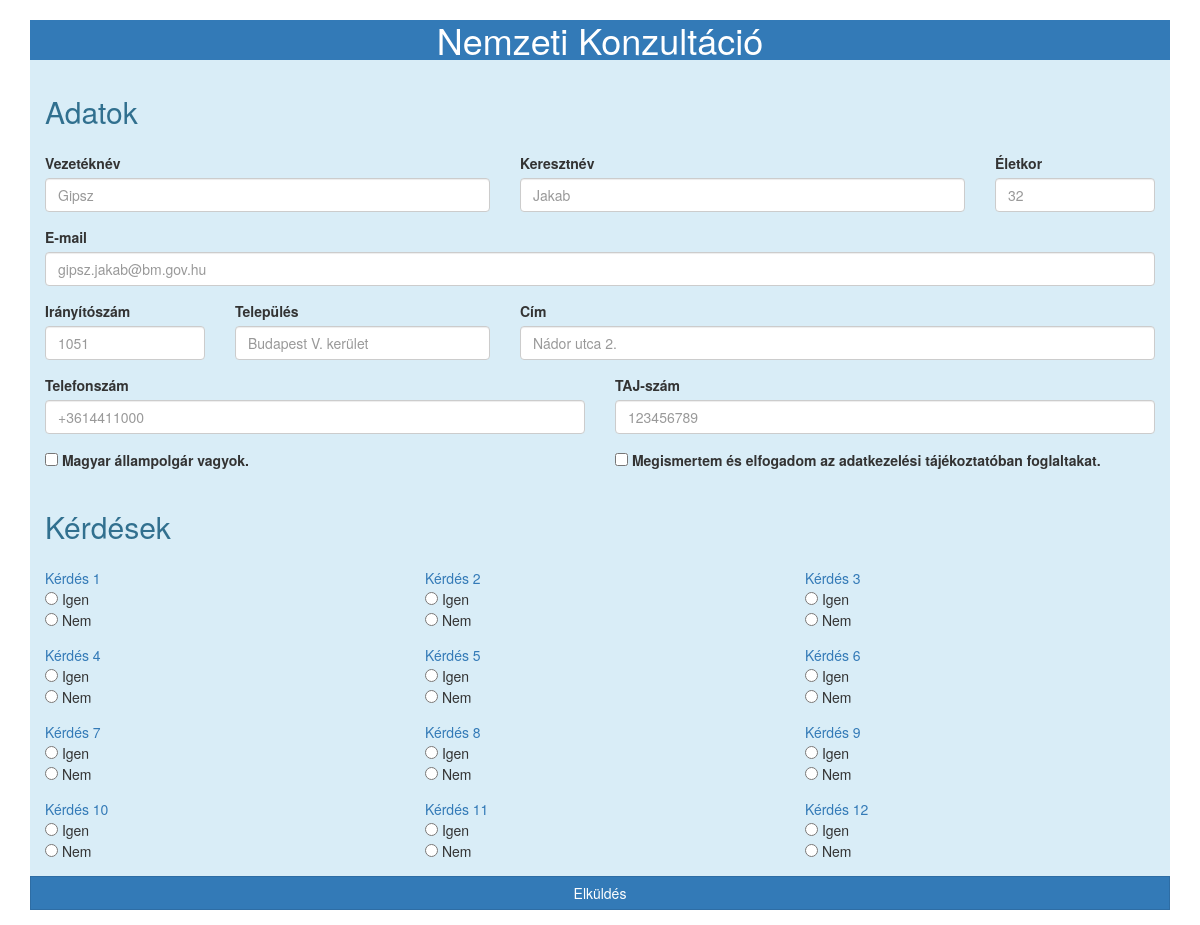
The page / on the database its author committed.
### app/models.py (models this page shows)
class Question(db.Model):
    id = db.Column(db.Integer, primary_key=True)
    label = db.Column(db.String(128))
    answers = db.relationship('Answer', foreign_keys='Answer.qid', backref='question', lazy='dynamic')

### app/routes.py (the view, shortened to what this page needs)
@app.route('/', methods=['GET', 'POST'])
def index():
    form = ConsultationForm()
    questions = Question.query.all()
    return render_template('index.html', form=form, questions=questions)

### app/forms.py (shortened to what this page needs)
class ConsultationForm(FlaskForm):
    lastname = StringField('Vezetéknév', validators=[DataRequired(), Regexp('^[A-Z][a-z]*$'), Length(min=1, max=64)])
    firstname = StringField('Keresztnév', validators=[DataRequired(), Regexp('^[A-Z][a-z]*$'), Length(min=1, max=64)])
    age = IntegerField('Életkor', validators=[NumberRange(min=18), InputRequired()])
    email = StringField('E-mail', validators=[DataRequired(), Length(min=5, max=320), Email()])
    postcode = StringField('Irányítószám', validators=[InputRequired(), Length(min=4, max=4)])
    city = StringField('Település', validators=[DataRequired(), Length(min=1, max=128)])
    address = StringField('Cím', validators=[DataRequired(), Length(min=1, max=256)])
    phone = StringField('Telefonszám', validators=[DataRequired()])
    ssn = StringField('TAJ-szám', validators=[InputRequired(), Length(min=9, max=9)])
    submit = SubmitField('Elküldés')

### app/templates/index.html (shortened to what this page needs)
{% extends 'base.html' %}
{% from '_formhelpers.html' import render_errors %}
{% block app_content %}
    <form method="POST" action="" class="bg-info">
        <div class="form-row">
            <div class="form-group col">
                <h1 class="text-primary text-center bg-primary border border-primary">Nemzeti Konzultáció</h1>
            </div>
            <div class="form-group col-md-12">
                <h2 class="text-info">Adatok</h2>
            </div>
            <div class="form-group col-md-5">{{ form.lastname.label }} {{ form.lastname(class='form-control', placeholder='Gipsz') }} {{ render_errors(form.lastname.errors) }}</div>
            <div class="form-group col-md-5">{{ form.firstname.label }} {{ form.firstname(class='form-control', placeholder='Jakab') }} {{ render_errors(form.firstname.errors) }}</div>
            <div class="form-group col-md-2">{{ form.age.label }} {{ form.age(class='form-control', placeholder='32') }} {{ render_errors(form.age.errors) }}</div>
            <div class="form-group col-md-12">{{ form.email.label }} {{ form.email(class='form-control', placeholder='gipsz.jakab@bm.gov.hu') }} {{ render_errors(form.email.errors) }}</div>
            <div class="form-group col-md-2">{{ form.postcode.label }} {{ form.postcode(class='form-control', placeholder='1051') }} {{ render_errors(form.postcode.errors) }}</div>
            <div class="form-group col-md-3">{{ form.city.label }} {{ form.city(class='form-control', placeholder='Budapest V. kerület') }} {{ render_errors(form.city.errors) }}</div>
            <div class="form-group col-md-7">{{ form.address.label }} {{ form.address(class='form-control', placeholder='Nádor utca 2.') }} {{ render_errors(form.address.errors) }}</div>
            <div class="form-group col-md-6">{{ form.phone.label }} {{ form.phone(class='form-control', placeholder='+3614411000') }} {{ render_errors(form.phone.errors) }}</div>
            <div class="form-group col-md-6">{{ form.ssn.label }} {{ form.ssn(class='form-control', placeholder='123456789') }} {{ render_errors(form.ssn.errors) }}</div>
            <div class="form-group form-check col-md-6">
                <input type="checkbox" class="form-check-input" name="citizenship" id="citizenship" required>
                <label class="form-check-label" for="citizenship">Magyar állampolgár vagyok.</label>
            </div>
            <div class="form-group form-check col-md-6">
                <input type="checkbox" class="form-check-input" name="privacy" id="privay" required>
                <label class="form-check-label" for="privacy">Megismertem és elfogadom az adatkezelési tájékoztatóban foglaltakat.</label>
            </div>
            <div class="form-group col-md-12">
                <h2 class="text-info">Kérdések</h2>
            </div>
            {% for question in questions %}
            {% set qid = 'question-%d' % question.id %}
            <div class="form-group col-sm-4">
                <span class="text-primary">{{ question.label }}</span>
                <div>
                    <input type="radio" name="{{ qid }}" id="{{ '%s-yes' % qid }}" value="yes" {{ 'checked' if request.form[qid] == 'yes' else '' }}>
                    <span class="text-secondary">Igen</span>
                </div>
                <div>
                    <input type="radio" name="{{ qid }}" id="{{ '%s-no' % qid }}" value="no" {{ 'checked' if request.form[qid] == 'no' else '' }}>
                    <span class="text-secondary">Nem</span>
                </div>
            </div>
            {% endfor %}
            <div class="form-group col">
                {{ form.submit(class='btn btn-primary btn-block', style='border-radius: 0;') }}
            </div>
        </div>
    </form>
{% endblock %}

### app/templates/base.html (shortened to what this page needs)
{% extends 'bootstrap/base.html' %}
{% block content %}
    <div class="container">
        {% block app_content %}
        {% endblock %}
    </div>
{% endblock %}

### rows shown on the page
Question: label "Kérdés 1"
Question: label "Kérdés 2"
Question: label "Kérdés 3"
Question: label "Kérdés 4"
Question: label "Kérdés 5"
Question: label "Kérdés 6"
Question: label "Kérdés 7"
Question: label "Kérdés 8"
Question: label "Kérdés 9"
Question: label "Kérdés 10"
Question: label "Kérdés 11"
Question: label "Kérdés 12"
